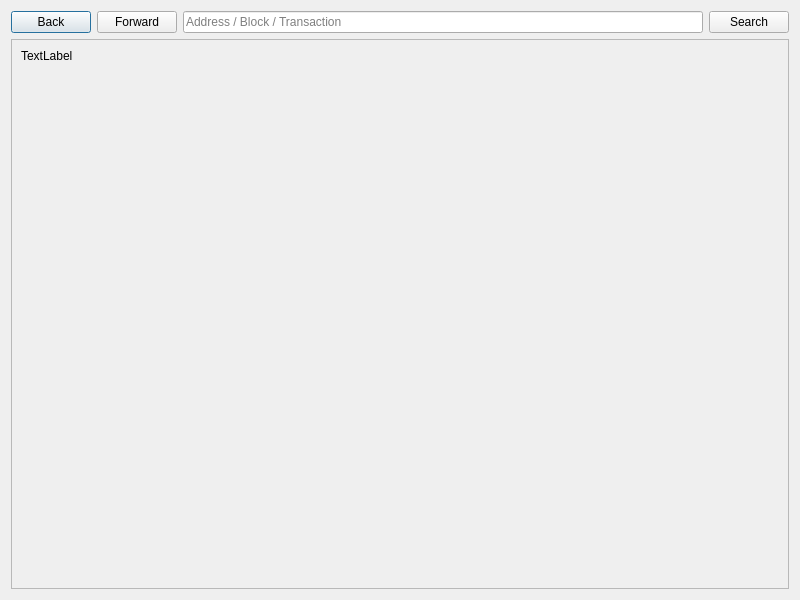
<?xml version="1.0" encoding="UTF-8"?>
<ui version="4.0">
 <class>BlockExplorer</class>
 <widget class="QDialog" name="BlockExplorer">
  <property name="geometry">
   <rect>
    <x>0</x>
    <y>0</y>
    <width>800</width>
    <height>600</height>
   </rect>
  </property>
  <property name="windowTitle">
   <string>Blockchain Explorer</string>
  </property>
  <property name="styleSheet">
   <string notr="true"/>
  </property>
   <layout class="QVBoxLayout" name="verticalLayout">
    <item>
     <layout class="QHBoxLayout" name="horizontalLayout">
      <property name="sizeConstraint">
       <enum>QLayout::SetMinimumSize</enum>
      </property>
      <item>
       <widget class="QPushButton" name="back">
        <property name="text">
         <string>Back</string>
        </property>
        <property name="icon">
         <iconset>
          <normaloff>:/icons/back</normaloff>:/icons/back</iconset>
        </property>
        <property name="flat">
         <bool>false</bool>
        </property>
       </widget>
      </item>
      <item>
       <widget class="QPushButton" name="forward">
        <property name="text">
         <string>Forward</string>
        </property>
        <property name="icon">
         <iconset>
          <normaloff>:/icons/forward</normaloff>:/icons/forward</iconset>
        </property>
       </widget>
      </item>
      <item>
       <widget class="QLineEdit" name="searchBox">
        <property name="sizePolicy">
         <sizepolicy hsizetype="Expanding" vsizetype="Fixed">
          <horstretch>5</horstretch>
          <verstretch>0</verstretch>
         </sizepolicy>
        </property>
        <property name="minimumSize">
         <size>
          <width>0</width>
          <height>0</height>
         </size>
        </property>
        <property name="inputMask">
         <string/>
        </property>
        <property name="text">
         <string/>
        </property>
        <property name="placeholderText">
         <string>Address / Block / Transaction</string>
        </property>
       </widget>
      </item>
      <item>
       <widget class="QPushButton" name="pushSearch">
        <property name="sizePolicy">
         <sizepolicy hsizetype="Minimum" vsizetype="Fixed">
          <horstretch>0</horstretch>
          <verstretch>0</verstretch>
         </sizepolicy>
        </property>
        <property name="minimumSize">
         <size>
          <width>0</width>
          <height>0</height>
         </size>
        </property>
        <property name="maximumSize">
         <size>
          <width>16777215</width>
          <height>16777215</height>
         </size>
        </property>
        <property name="text">
         <string>Search</string>
        </property>
        <property name="autoDefault">
         <bool>false</bool>
        </property>
        <property name="default">
         <bool>false</bool>
        </property>
        <property name="flat">
         <bool>false</bool>
        </property>
       </widget>
      </item>
     </layout>
    </item>
    <item>
     <widget class="QScrollArea" name="scrollArea">
      <property name="widgetResizable">
       <bool>true</bool>
      </property>
      <widget class="QWidget" name="scrollAreaWidgetContents">
       <property name="geometry">
        <rect>
         <x>0</x>
         <y>0</y>
         <width>767</width>
         <height>524</height>
        </rect>
       </property>
       <layout class="QHBoxLayout" name="horizontalLayout_2">
        <item>
         <widget class="QLabel" name="content">
          <property name="sizePolicy">
           <sizepolicy hsizetype="Preferred" vsizetype="Expanding">
            <horstretch>0</horstretch>
            <verstretch>0</verstretch>
           </sizepolicy>
          </property>
          <property name="text">
           <string>TextLabel</string>
          </property>
          <property name="textFormat">
           <enum>Qt::RichText</enum>
          </property>
          <property name="alignment">
           <set>Qt::AlignLeading|Qt::AlignLeft|Qt::AlignTop</set>
          </property>
          <property name="textInteractionFlags">
           <set>Qt::LinksAccessibleByMouse|Qt::TextSelectableByMouse</set>
          </property>
         </widget>
        </item>
       </layout>
      </widget>
     </widget>
    </item>
   </layout>
 </widget>
 <resources/>
 <connections/>
</ui>
